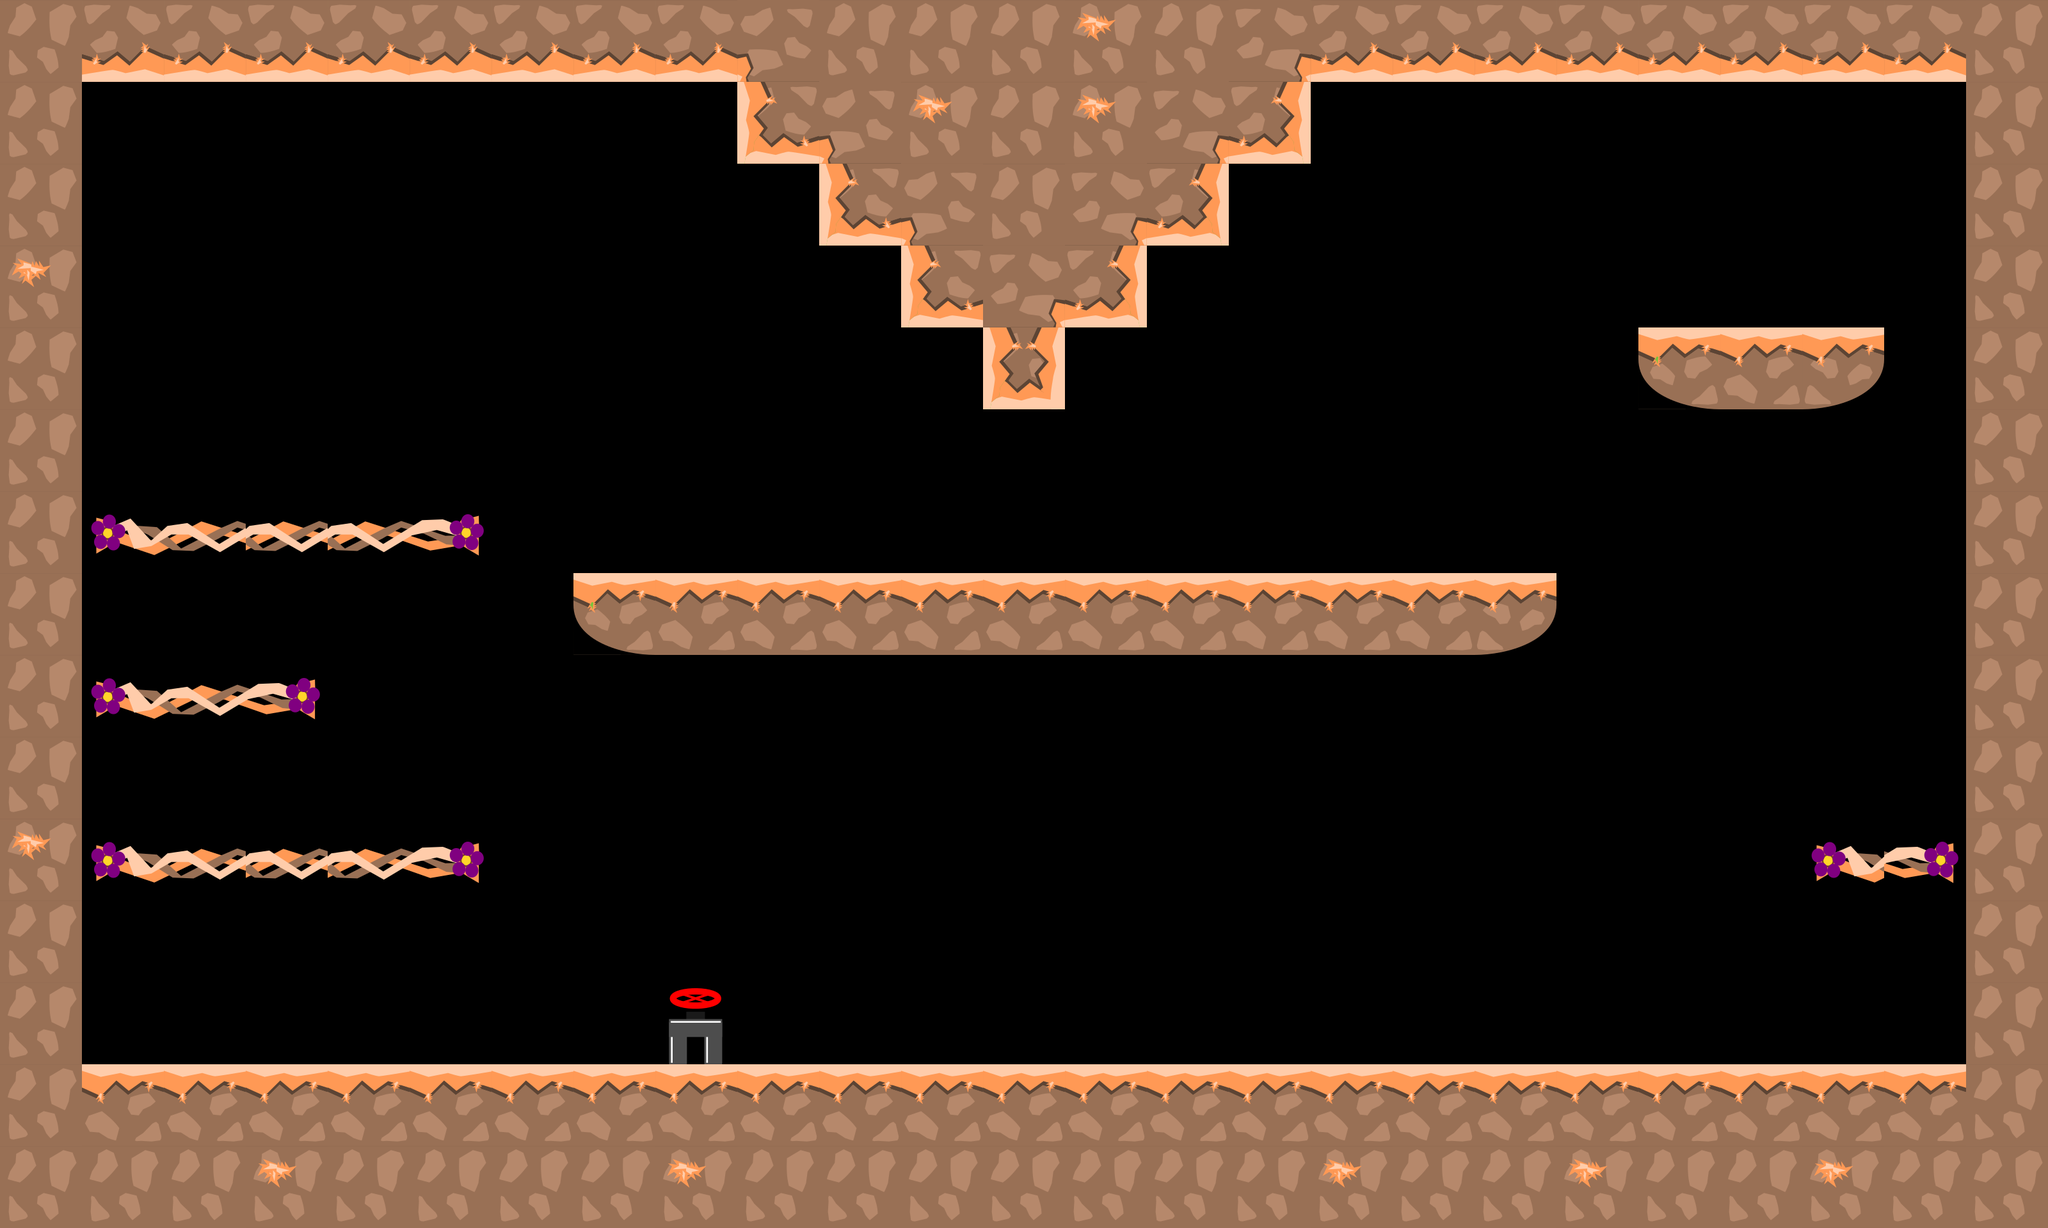

The image is a tile-based game level rendered from a .tmx file. Its description and source (layers, tilesets, objects; grid data summarised) follow:
An orthogonal 25x15 tile map with 128x128 px tiles, 2 tile layers (graphics, oil), 4 tilesets and 30 objects.

<map version="1.0" tiledversion="1.1.1" orientation="orthogonal" renderorder="right-down" width="25" height="15" tilewidth="128" tileheight="128" infinite="0" nextobjectid="155">
 <tileset firstgid="1" source="tiles_128x128.tsx" />
 <tileset firstgid="37" source="tiles_oil_128x128.tsx" />
 <tileset firstgid="77" source="tiles_128x128_orange.tsx" />
 <tileset firstgid="113" source="tiles_128x128_vines.tsx" />
 <layer name="graphics" width="25" height="15">
  <data>[375 cells, 146 non-empty, 16 distinct tile ids]</data>
 </layer>
 <layer name="oil" width="25" height="15">
  <data>[375 cells, 0 non-empty, 0 distinct tile ids]</data>
 </layer>
 <objectgroup name="blocks">
  <object id="2" x="3072" y="4" width="112" height="1696" />
  <object id="3" x="64" y="52" width="64" height="1684" />
  <object id="4" x="8" y="4" width="3172" height="120" />
  <object id="108" x="896" y="896" width="1536" height="128" />
  <object id="127" x="8" y="1664" width="3196" height="248.002" />
  <object id="149" x="2560" y="512" width="384" height="128" />
  <object id="151" x="1536" y="512" width="128" height="128" />
  <object id="152" x="1408" y="384" width="384" height="128" />
  <object id="153" x="1280" y="256" width="640" height="128" />
  <object id="154" x="1152" y="128" width="896" height="128" />
 </objectgroup>
 <objectgroup name="switch">
  <object id="145" x="2688" y="384" width="128" height="128" />
 </objectgroup>
 <objectgroup name="levelEndBlock">
  <object id="146" x="1024" y="1536" width="128" height="128" />
 </objectgroup>
 <objectgroup name="slope" />
 <objectgroup name="passBlock">
  <object id="55" x="156.289" y="1326.59" width="581.197" height="46" />
  <object id="104" x="157.622" y="1070.59" width="327.697" height="46" />
  <object id="105" x="165.622" y="817.254" width="571.697" height="46" />
  <object id="137" x="2844.05" y="1327.25" width="219.697" height="46" />
 </objectgroup>
 <objectgroup name="flowers">
  <object id="74" x="256.97" y="672.853" width="69.697" height="69.697">
   <ellipse />
  </object>
  <object id="75" x="2223.27" y="1069.46" width="69.697" height="69.697">
   <ellipse />
  </object>
  <object id="76" x="2870.06" y="1156.49" width="69.697" height="69.697">
   <ellipse />
  </object>
  <object id="78" x="1593.58" y="1062.31" width="69.697" height="69.697">
   <ellipse />
  </object>
  <object id="79" x="1914.86" y="1404.67" width="69.697" height="69.697">
   <ellipse />
  </object>
  <object id="80" x="917.217" y="378.55" width="69.697" height="69.697">
   <ellipse />
  </object>
  <object id="83" x="652.489" y="674.671" width="69.697" height="69.697">
   <ellipse />
  </object>
  <object id="112" x="1877.22" y="734.55" width="69.697" height="69.697">
   <ellipse />
  </object>
  <object id="114" x="2194.91" y="1398.79" width="69.697" height="69.697">
   <ellipse />
  </object>
  <object id="141" x="2639.76" y="808.006" width="69.697" height="69.697">
   <ellipse />
  </object>
  <object id="143" x="1611.76" y="1410.79" width="69.697" height="69.697">
   <ellipse />
  </object>
  <object id="144" x="2524.61" y="1238.31" width="69.697" height="69.697">
   <ellipse />
  </object>
 </objectgroup>
 <objectgroup name="end">
  <object id="44" x="1042.16" y="1551.88" width="93" height="95">
   <ellipse />
  </object>
 </objectgroup>
 <objectgroup name="pushBlocks">
  <object id="46" x="1557.86" y="763.216" width="124.667" height="124.667" />
 </objectgroup>
 <objectgroup name="damage" />
</map>
